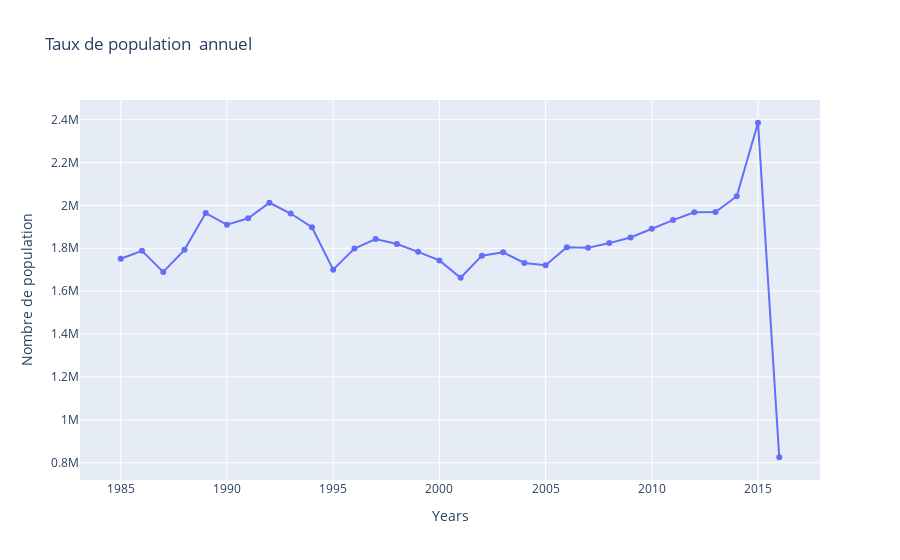
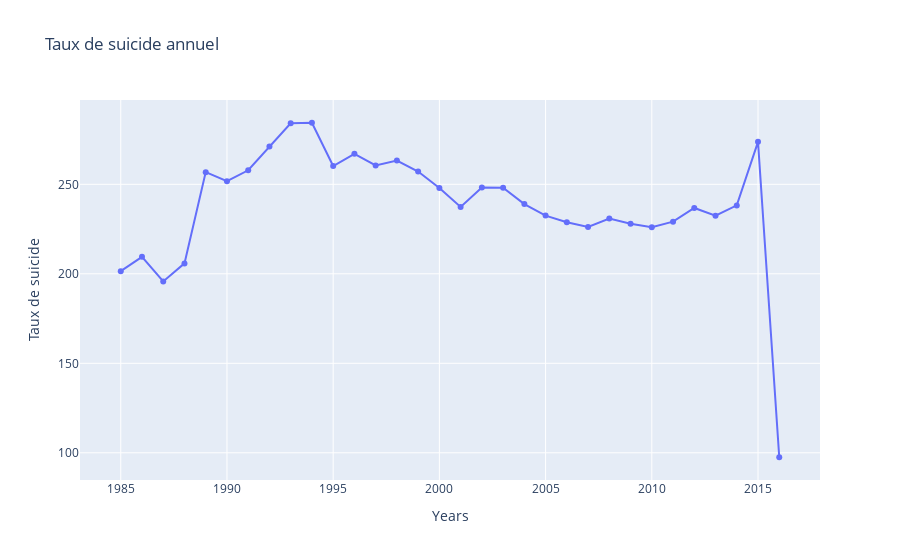

Source (notebook cell) for these figures, in order:
### Code cell
# Le taux de population et de suicide par année
yearly_suicide = df_pandas.groupby('year').mean()
yearly_population = pd.DataFrame({
    'population' : yearly_suicide.population
})
    
yearly_suicide_no = pd.DataFrame({
    'suicide_no' : yearly_suicide.suicides_no
})



trace0 = go.Scatter(
    x = yearly_population.index,
    y = yearly_population.population,
    mode = 'lines+markers',
)
layout1 = go.Layout(
    title="Taux de population  annuel",
    xaxis={
        'title':"Years",
    },
    yaxis={
        'title':"Nombre de population",
    }
)

data1 = [trace0]
figure=go.Figure(data=data1,layout=layout1)
py.offline.iplot(figure)
trace1 = go.Scatter(
    x = yearly_suicide_no.index,
    y = yearly_suicide_no.suicide_no,
    mode = 'lines+markers',
)

layout2 = go.Layout(
    title="Taux de suicide annuel ",
    xaxis={
        'title':"Years",
    },
    yaxis={
        'title':"Taux de suicide",
    }
)

data2 = [trace1]
figure1=go.Figure(data=data2,layout=layout2)
py.offline.iplot(figure1)

### Figure 1 — Plotly figure (JSON) as saved in the notebook; plotly's stock layout.template omitted (floating-point values rounded to 4 significant figures)
{"data": [{"mode": "lines+markers", "type": "scatter", "x": [1985, 1986, 1987, 1988, 1989, 1990, 1991, 1992, 1993, 1994, 1995, 1996, 1997, 1998, 1999, 2000, 2001, 2002, 2003, 2004, 2005, 2006, 2007, 2008, 2009, 2010, 2011, 2012, 2013, 2014, 2015, 2016], "y": [1751000.0, 1788000.0, 1690000.0, 1793000.0, 1964000.0, 1910000.0, 1940000.0, 2012000.0, 1962000.0, 1898000.0, 1700000.0, 1799000.0, 1843000.0, 1820000.0, 1783000.0, 1743000.0, 1662000.0, 1766000.0, 1781000.0, 1731000.0, 1721000.0, 1805000.0, 1802000.0, 1824000.0, 1850000.0, 1891000.0, 1932000.0, 1968000.0, 1969000.0, 2043000.0, 2385000.0, 825600.0]}], "layout": {"title": {"text": "Taux de population  annuel"}, "xaxis": {"title": {"text": "Years"}}, "yaxis": {"title": {"text": "Nombre de population"}}}}

### Figure 2 — Plotly figure (JSON) as saved in the notebook; plotly's stock layout.template omitted (floating-point values rounded to 4 significant figures)
{"data": [{"mode": "lines+markers", "type": "scatter", "x": [1985, 1986, 1987, 1988, 1989, 1990, 1991, 1992, 1993, 1994, 1995, 1996, 1997, 1998, 1999, 2000, 2001, 2002, 2003, 2004, 2005, 2006, 2007, 2008, 2009, 2010, 2011, 2012, 2013, 2014, 2015, 2016], "y": [201.5, 209.5, 195.7, 205.8, 256.8, 251.8, 257.8, 271.1, 284.1, 284.4, 260.2, 267.0, 260.5, 263.3, 257.1, 247.9, 237.4, 248.2, 248.1, 238.9, 232.5, 228.8, 226.2, 230.8, 228.0, 226.0, 229.2, 236.8, 232.5, 238.2, 273.7, 97.52]}], "layout": {"title": {"text": "Taux de suicide annuel "}, "xaxis": {"title": {"text": "Years"}}, "yaxis": {"title": {"text": "Taux de suicide"}}}}
